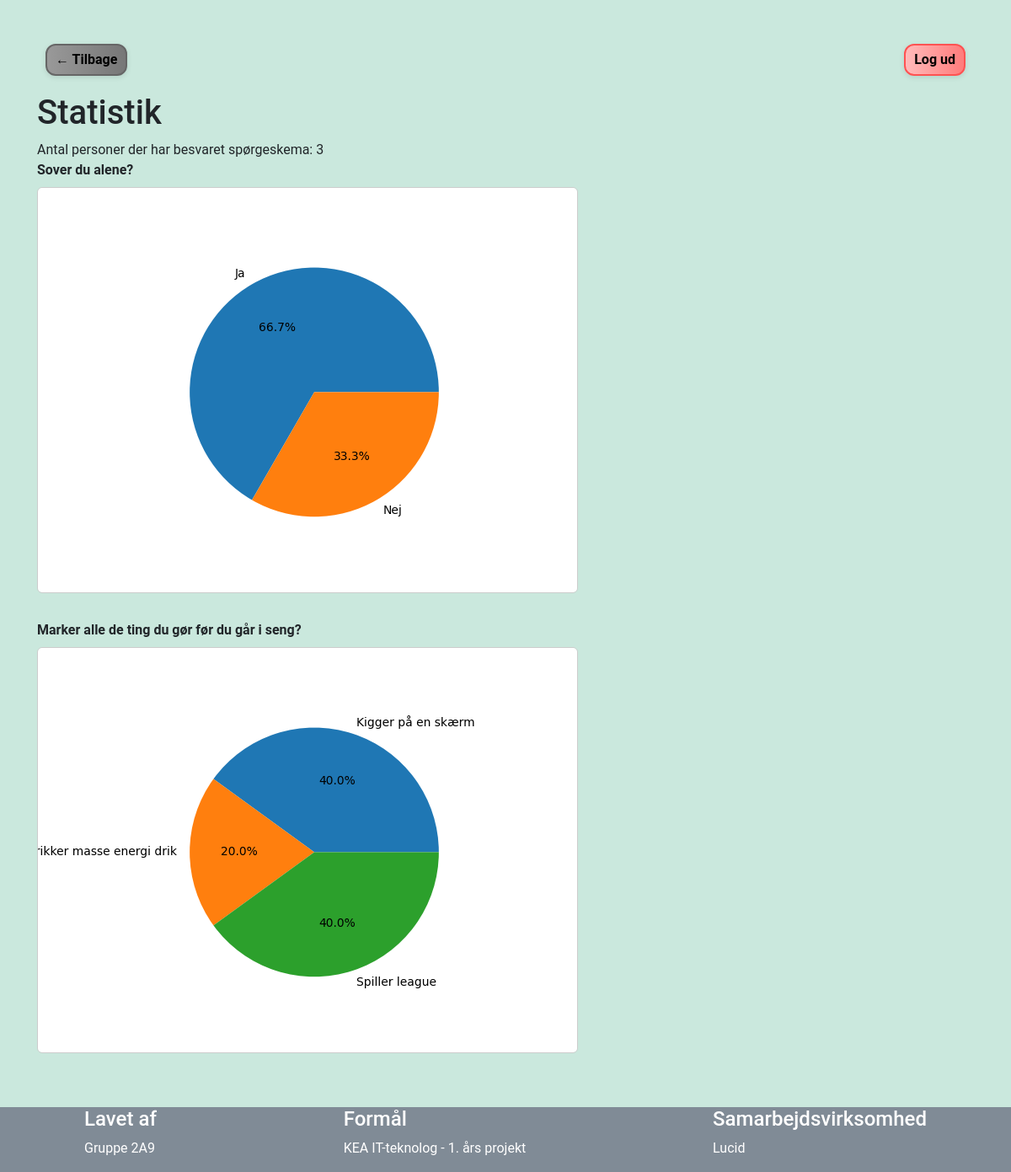
Page /survey_stats/f2b265f0-7ce1-43f6-88fb-dfe4fab8ce79 (signed in) on the committed database.
### app.py (models this page shows)
class Question(db.Model):
    id = db.Column(db.Integer, primary_key=True)
    question_type = db.Column(db.Enum('multiple_choice', 'checkbox', 'text', name='question_type_enum'), nullable=False)
    surveyid = db.Column(db.Integer,db.ForeignKey('survey.id'), nullable=False)
    text = db.Column(db.String(500), nullable=False)
    choices = db.relationship('Choice', backref='question', cascade="all, delete-orphan")

### app.py (the view)
@app.route("/survey_stats/<string:param>")
@login_required
def survey_stats(param):
    survey = Survey.query.filter_by(uuid=param).first()
    plots = []
    if len(survey.responses) != 0:
        for question in survey.questions:
            if question.question_type != 'text':
                labels = []
                data = []
                for choice in question.choices:
                    labels.append(choice.text)
                    data.append(len(choice.choiceoptions))
                print(labels, data)
                fig, ax = plt.subplots()
                ax.pie(data, labels=labels, autopct='%1.1f%%')
                img = io.BytesIO()
                plt.savefig(img, format='png')
                img.seek(0)
                img_base64 = base64.b64encode(img.getvalue()).decode()
                plots.append((question, img_base64))
    return render_template("survey_stats.html", plots=plots, number_of_res=len(survey.responses))

### app.py (called while the page is built)
@login_manager.user_loader
def load_user(user_id):
    return Users.query.get(int(user_id))

### templates/survey_stats.html (shortened to what this page needs)
{% extends "layout.html" %}
{% block content %}
<div class="backAndlogout">
    <a class="btn neutral-btn" href="/survey_list" role="button">&larr; Tilbage</a>
    <a class="btn negativ-btn" href="/logout" role="button">Log ud</a>
</div>
<h1>Statistik</h1>
<label> Antal personer der har besvaret spørgeskema: {{number_of_res}} </label> <br>
{% for question, img in plots%}
    <div class="stat-block">
        <label>{{ question.text }}</label>
        <img alt="Chart">
    </div>
{% endfor %}
{% endblock %}

### static/style.css (style rules this page uses)
html, body { background-color: #CAE8DD; font-family: "Roboto", sans-serif; margin: 0; padding: 0; height: 100%; display: flex; flex-direction: column; }
.neutral-btn { background: linear-gradient(to right, #999999, #777777); color: #000; border: 2px solid #666666; margin: 10px; border-radius: 12px; padding: 5px 10px; font-weight: bold; box-shadow: 0 2px 6px rgba(0, 0, 0, 0.1); transition: background 0.3s ease, color 0.3s ease, box-shadow 0.3s ease; }
.negativ-btn { background: linear-gradient(to right, #ffbaba, #ff7b7b); color: #000; border: 2px solid #ff5252; margin: 10px; border-radius: 12px; padding: 5px 10px; font-weight: bold; box-shadow: 0 2px 6px rgba(0, 0, 0, 0.1); transition: background 0.3s ease, color 0.3s ease, box-shadow 0.3s ease; }
.backAndlogout { padding: 10px 0; display: flex; justify-content: space-between; }
.stat-block { display: flex; flex-direction: column; align-items: flex-start; margin-bottom: 2rem; }
.stat-block label { font-weight: bold; margin-bottom: 0.5rem; }
.stat-block img { max-width: 100%; height: auto; border: 1px solid #ccc; border-radius: 6px; }

### rows in the picture
Question: text "Sover du alene?"
Question: text "Marker alle de ting du gør før du går i seng?"

### other values in the picture
{{ number_of_res }} "3"
